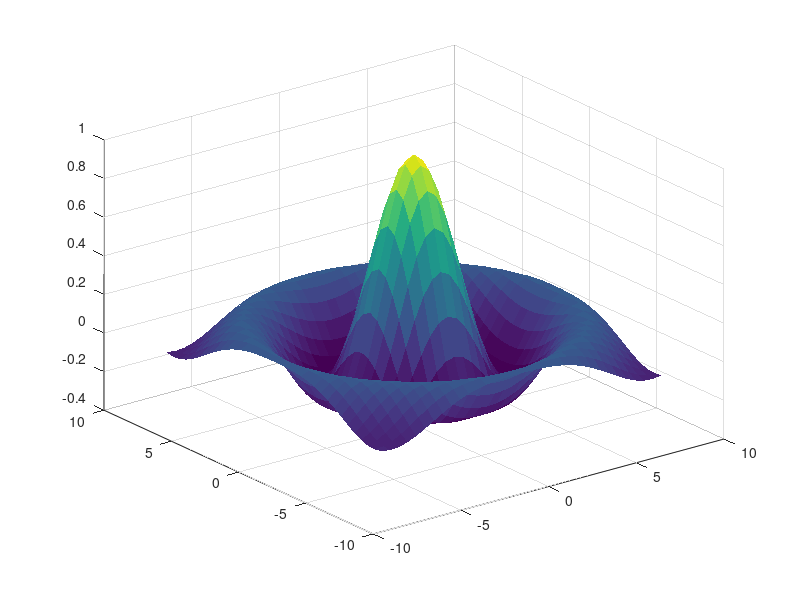
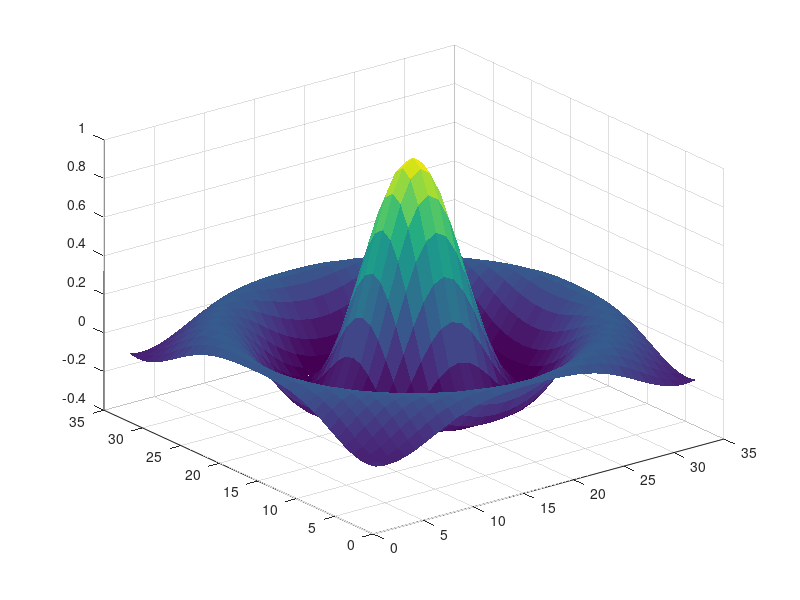
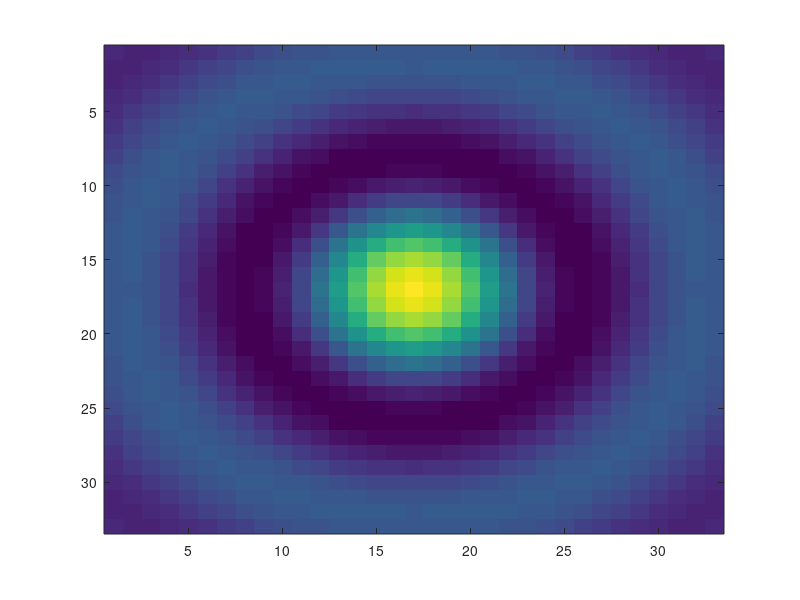

MATLAB code to generate these figures, in order:
function scratch
[X,Y] = meshgrid(-8:.5:8);
R = sqrt(X.^2 + Y.^2) + eps;
Z = sin(R)./R;

% surface in 3D
figure;
surf(X, Y, Z,'EdgeColor','None');
figure;
surf(Z,'EdgeColor','None');
figure;
imagesc(Z);
end

